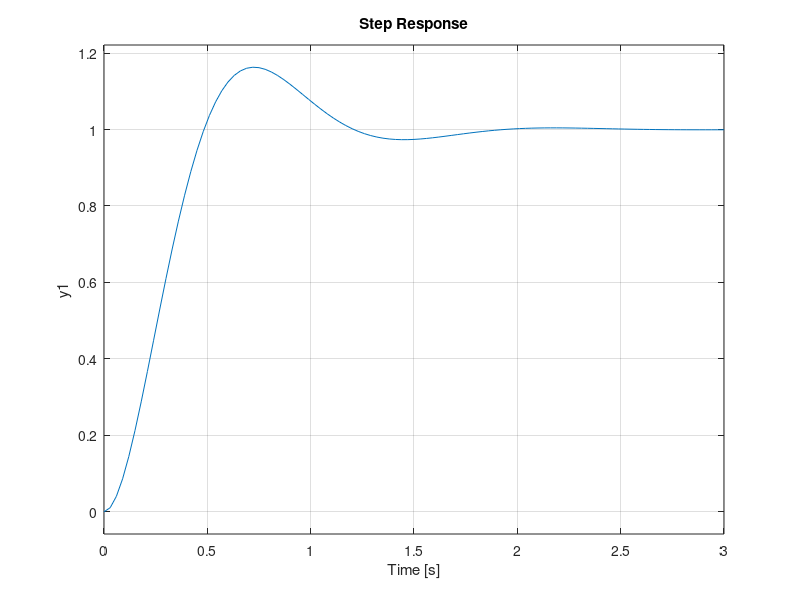

MATLAB code for this plot: (Note: this script raises an error after producing the figure.)
'(ch5p1) UFSS Pitch Control System'
'& Feedback Commands'
'Solution via Series, Parallel' % Display labels.
numg1 = [-1];                   % Define numerator of G1(s).
deng1 = [1];                    % Define denominator of G1(s).
numg2 = [0 2];                  % Define numerator of G2(s).
deng2 = [1 2];                  % Define denominator of G2(s).
numg3 = -0.125*[1 0.435];       % Define numerator of G3(s).
deng3 = conv([1 1.23], [1 0.226 0.0169]);
                                % Define denominator of G3(s).
numh1 = [-1 0];                 % Define numerator of H1(s).
denh1 = [0 1];                  % Define denominator of H1(s).
G1 = tf(numg1, deng1);          % Create LTI transfer function,
                                % G1(s).
G2 = tf(numg2, deng2);          % Create LTI transfer function,
                                % G2(s).
G3 = tf(numg3, deng3);          % Create LTI transfer function,
                                % G3(s).
H1 = tf(numh1, denh1);          % Create LTI transfer function,
                                % H1(s).
G4 = series(G2, G3);            % Calculate product of elevator
                                % and vehicle dynamics.
G5 = feedback(G4, H1);          % Calculate close-loop transfer
                                % function of inner loop.
Ge = series(G1, G5);            % Multiply inner-loop transfer
                                % function and pitch gain.
'T(s) via Series, Parallel, & Feedback Commands'
                                % Display label.
T = feedback(Ge, 1)             % Find closed-loop transfer
                                % function.

'Solution via Algebraic Operations'
                                % Display label.
clear                           % Clear session.
numg1 = [-1];                   % Define numerator of G1(s).
deng1 = [1];                    % Define denominator of G1(s).
numg2 = [0 2];                  % Define numerator of G2(s).
deng2 = [1 2];                  % Define denominator of G2(s).
numg3 = -0.125*[1 0.435];       % Define numerator of G3(s).
deng3 = conv([1 1.23], [1 0.226 0.0169]);
                                % Define denominator of G3(s).
numh1 = [-1 0];                 % Define numerator of H1(s).
denh1 = [0 1];                  % Define denominator of H1(s).
G1 = tf(numg1, deng1);          % Create LTI transfer function, G1(s).
G2 = tf(numg2, deng2);          % Create LTI transfer function, G2(s).
G3 = tf(numg3, deng3);          % Create LTI transfer function, G3(s).
H1 = tf(numh1, denh1);          % Create LTI transfer function, H1(s).
G4 = G3 * G2;                   % Calculate product of elevator and
                                % vehicle dynamics.
G5 = G4 / (1 + G4 * H1);        % Calculate closed-loop transfer
                                % function of inner loop.
G5 = minreal(G5);               % Cancel common terms.
Ge = G5 * G1;                   % Multiply inner-loop transfer
                                % functions.
'T(s) via Algebraic Operations' % Display label.
T = Ge / (1 + Ge);              % Find closed-loop transfer function.
T = minreal(T)                  % Cancel common terms.

'Solution via Append & Connect Commands'
                                % Display label.
'G1(s)=(-K1)*(1/(-K2s))=1/s'    % Display label.
numg1 = [1];                    % Define numerator of G1(s).
deng1 = [1 0];                  % Define denominator of G1(s).
G1 = tf(numg1, deng1)           % Create LTI transfer function,
                                % G1(s)=pitch gain*1/(Pitch rate sensor).
'G2(s)=(-K2s)*(2/(s+2))'        % Display label.
numg2 = [-2 0];                 % Define numerator of G2(s).
deng2 = [1 2];                  % Define denominator of G2(s).
G2 = tf(numg2, deng2)           % Create LTI transfer function,
                                % G2(s)=pitch rate sensor*vehicle dynamics.
'G3(s)=-0.125(s+0.435)/((s+1.23)(s^2+0.226s+0.0169))'
                                % Display label.
numg3 = -0.125*[1 0.435];       % Define numerator of G3(s).
deng3 = conv([1 1.23], [1 0.226 0.0169]);
                                % Define denominator of G3(s).
G3 = tf(numg3, deng3);          % Create LTI transfer function,
                                % G3(s)=vehicle dynamics.
System = append(G1, G2, G3);    % Gather all subsystems.
input = 1;                      % Input is at first subsystem,
                                % G1(s).
output = 3;                     % Output is output of third
                                % subsystem, G3(s).
Q = [1 -3 0                     % Subsystem 1, G1(s), gets its
                                % input from the negative of the
                                % output of subsystem 3, G3(s).
     2 1 -3                     % Subsystem 2, G2(s), gets its
                                % input from subsystem 1, G1(s),
                                % and the negative of the output
                                % of subsystem 3, G3(s).
     3 2 0];                    % Subsystem 3, G3(s), gets its
                                % input from subsystem 2, G2(s).
T = connect(System, Q, input, output);
                                % Connect the subsystems.
'T(s) via Append & Connect Commands'
                                % Display label.
T = tf(T);                      % Create LTI closed-loop transfer
                                % function.
T = minreal(T)                  % Cancel common terms.

'(ch5p2) Example 5.3'           % Display label.
numg = [25];                    % Define numerator of G(s).
deng = poly([0 -5]);            % Define denominator of G(s).
'G(s)'                          % Display label.
G = tf(numg, deng)              % Create and display G(s).
'T(s)'                          % Display label.
T = feedback(G, 1)              % Find T(s).
[numt, dent] = tfdata(T, 'v');  % Extract numerator & denominator
                                % of T(s).
wn = sqrt(dent(3))              % Find natural frequency.
z = dent(2)/(2*wn)              % Find damping ratio.
Ts = 4/(z*wn)                   % Find settling time.
Tp = pi/(wn*sqrt(1-z^2))        % Find peak time.
pos = exp(-z*pi/sqrt(1-z^2))*100 % Find percent overshoot.
step(T)                         % Generate step response.

'(ch5p3)'                       % Display label.
numt = 24;                      % Define numerator of T(s).
dent = poly([-2 -3 -4]);        % Define denominator of T(s).
'T(s)'                          % Display label.
T = tf(numt, dent)              % Create and display T(s).
[Acc, Bcc, Ccc, Dcc] = tf2ss(numt, dent);
                                % Convert T(s) to controller
                                % canonical form.
Scc = ss(Acc, Bcc, Ccc, Dcc);   % Create LTI controller canonical
                                % state-space object.
Sp = canon(Scc, 'modal');       % Convert controller canonical form
                                % to parallel form.
'Controller Canonical Form'     % Display label.
[Acc, Bcc, Ccc, Dcc] = ssdata(Scc) % Extract and display controller
                                % canonical form matrices.
'Parallel Form'                 % Display label.
[Ap, Bp, Cp, Dp] = ssdata(Sp)   % Extract and display parallel form
                                % matrices.

'(ch5p4) Example 5.9'           % Display label.
Pinv = [2 0 0; 3 2 0; 1 4 5];   % Define P inverse.
P = inv(Pinv)                   % Calculate P.
'Original'                      % Display label.
Ax = [0 1 0; 0 0 1; -2 -5 -7]   % Define original A.
Bx = [0 0 1]                    % Define original B.
Cx = [1 0 0]                    % Define original C.
'Transformed'                   % Display label.
Az = Pinv * Ax * P              % Calculate new A.
Bz = Pinv * Bx'                 % Calculate new B.
Cz = Cx * P                     % Calculate new C.

'(ch5p5)'                       % Display label.
A = [3 1 5; 4 -2 7; 2 3 1];     % Define original A.
B = [1; 2; 3];                  % Define original B.
C = [2 4 6];                    % Define original C.
[P, d] = eig(A)                 % Generate transformation matrix,
                                % P, and eigenvalues, d.
'Via Transformation'            % Display label.
Adt = inv(P) * A * P            % Calculate diagonal system A.
Bdt = inv(P) * B                % Calculate diagonal system B.
Cdt = C * P                     % Calculate diagonal system C.
'Via Canon Command'             % Display label.
S = ss(A, B, C, 0)              % Create state-space LTI object
                                % for original system.
Sp = canon(S, 'modal')          % Calculate diagonal system via
                                % canon command.
